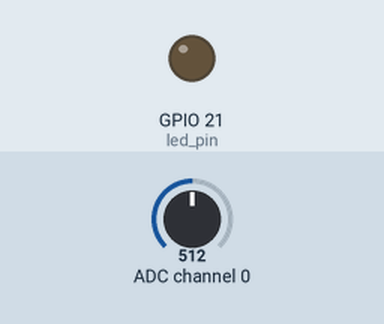
Recording of a program running on a simulated Raspberry Pi (BCM pin numbers). Parts: output pins drawn as LEDs (lit = HIGH). The test bench sets the inputs (shaded band); at power-on: ADC channel 0 = 512 (analog values on the 0–1023 scale). What the program prints to the terminal is not drawn.

Above: at 1.2 s.
1.3 s: ADC channel 0 set to 502
At 2.5 s:
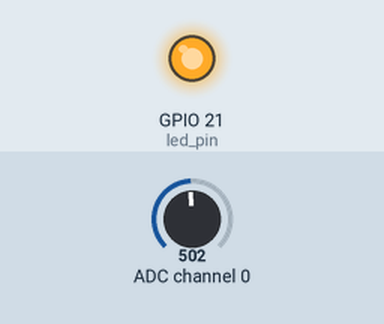
2.8 s: ADC channel 0 set to 522
At 3.7 s:
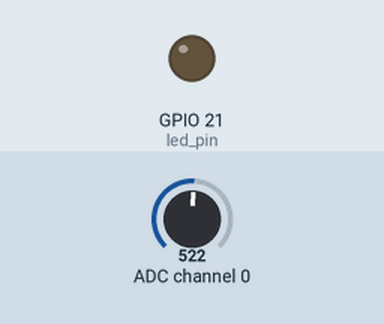
4.3 s: ADC channel 0 set to 511
At 4.8 s:
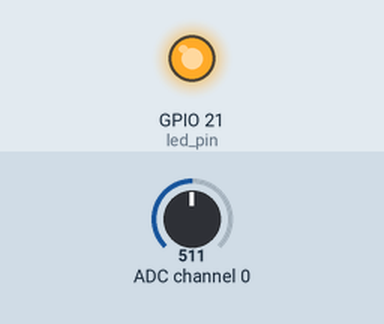
5.8 s: ADC channel 0 set to 716
At 7.2 s:
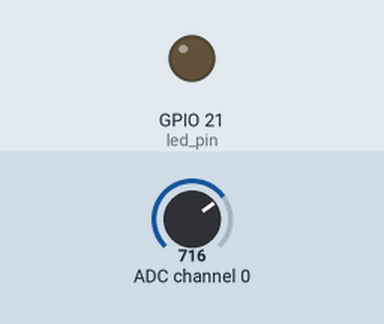
Timing chart, 0 to 8.3 s (numbered marks = the images above; inputs shaded):
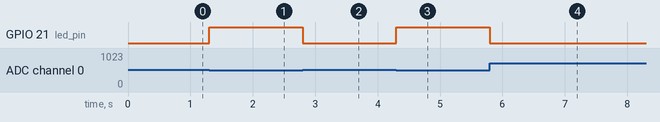

The program:

LDR_task.py
```python
import spidev
import time
import RPi.GPIO as GPIO

led_pin = 21
GPIO.setmode(GPIO.BCM)
GPIO.setup(led_pin,GPIO.OUT)
# SPI 인스턴스 생성
spi = spidev.SpiDev()

# SPI 통신 시작
spi.open(0, 0) # bus:0, dev:0 (CED:0, CE1:1)

# SPI 통신 속도 설정
spi.max_speed_hz = 100000

# 0~7까지 8개의 채널에서 SPI 데이터 읽기
def analog_read(channel):
    # [byte_1, byte_2, byte_3]
    #byte_1 : 1
    #byte_2 : channel xonfig, 1000 0000 : channel 0
    #byte_3 : 0(ignored)
    ret = spi.xfer2([1, (8 + channel) << 4, 0])
    adc_out = ((ret[1] & 3) << 8) + ret[2]
    return adc_out

try:
    while True:
        ldr_value = analog_read(0) # 0번 채널에서 읽어온 SPT 데이터 (0~1023)
        if(ldr_value < 512):
            GPIO.output(led_pin,GPIO.HIGH)
            print('LED ON')
        if(ldr_value > 512):
            GPIO.output(led_pin,GPIO.LOW)
            print('LED OFF')

finally:
    GPIO.cleanup()
    spi.close()
```

Measured:
- the behaviour switches between 512 and 511 on ADC channel 0 (found by bisection; images 0 and 1)
- after the input at 1.3 s, GPIO 21 (led_pin): LOW → HIGH at once
- after the input at 2.8 s, GPIO 21 (led_pin): HIGH → LOW at once
- after the input at 4.3 s, GPIO 21 (led_pin): LOW → HIGH at once
- after the input at 5.8 s, GPIO 21 (led_pin): HIGH → LOW at once
